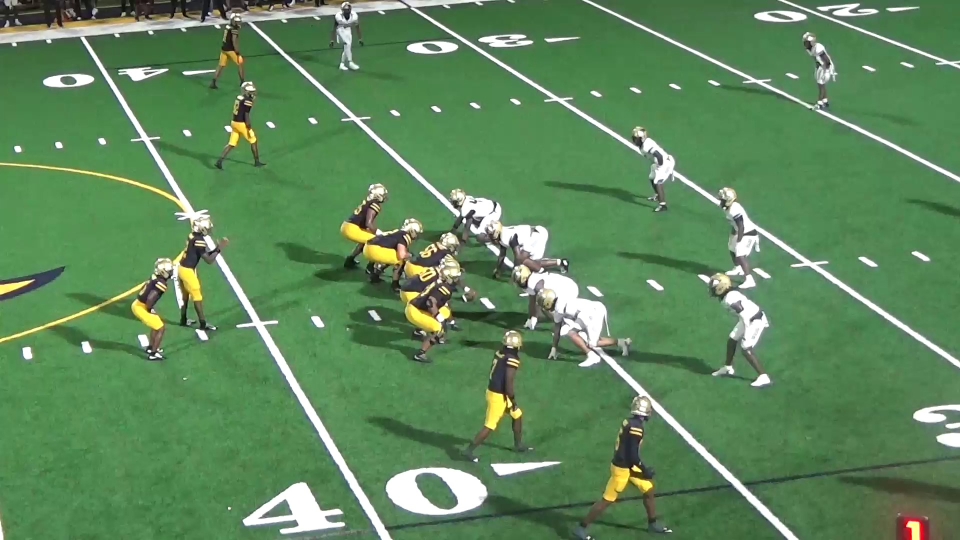
#> input picture tools/balltest/frames/tight075_f000.jpg, 1920 x 1080 px (shown at 1/2 size)
$ python -i field.py   (imports and definitions only)
#> lines starting #> are read from the running program, lines starting #| are printed output that depends on the picture; after the words box and inside, x2 and y2 are one past the last pixel; in counts of white or black regions, pixels touching at a corner belong together
"""
Field ruler: turns pixels into yards from the white paint on the field.

Finds the yard lines (every 5 yards) and the two rows of hash marks in one
frame, then fits a mapping from that frame's pixels to field yards:
  X = yards along the field (yard lines are X = 0, 5, 10, ... from the
      first line found; only distances matter, not which yard line it is)
  Y = yards across the field (far hash row = 0, near hash row = HASH_YARDS)
Texas (UIL) plays NCAA rules, so hash rows are 40 ft (13.33 yd) apart by
default. Set HASH_YARDS=17.78 for fields marked with NFHS hashes.
"""
import math
import os

import cv2
import numpy as np

HASH_YARDS = float(os.environ.get("HASH_YARDS", str(40 / 3)))


def white_mask(img):
    hsv = cv2.cvtColor(img, cv2.COLOR_BGR2HSV)
    h, s, v = hsv[..., 0], hsv[..., 1], hsv[..., 2]
    grass = ((h >= 30) & (h <= 95) & (s >= 50) & (v >= 40)).astype(np.uint8) * 255
    field = cv2.morphologyEx(grass, cv2.MORPH_CLOSE, np.ones((25, 25), np.uint8))
    field = cv2.dilate(field, np.ones((9, 9), np.uint8))
    white = ((v >= 165) & (s <= 70)).astype(np.uint8) * 255
    return cv2.bitwise_and(white, field), field


def _line_x_at(l, y):
    (x1, y1, x2, y2) = l
    if y2 == y1:
        return None
    return x1 + (x2 - x1) * (y - y1) / (y2 - y1)


def yard_lines(wm, players=()):
    """Long, steep white lines, merged into one entry per painted yard line: [(vx, vy, x0, y0), ...]."""
    H, W = wm.shape
    m = wm.copy()
    for d in players:   # jerseys and pants are white too
        cv2.rectangle(m, (int(d["x"] - d["w"] * .6), int(d["y"] - d["h"] * .6)), (int(d["x"] + d["w"] * .6), int(d["y"] + d["h"] * .6)), 0, -1)
    segs = cv2.HoughLinesP(m, 1, np.pi / 360, threshold=40, minLineLength=int(H * 0.12), maxLineGap=int(H * 0.04))
    if segs is None:
        return []
    ym = H * 0.6
    cand = []
    for x1, y1, x2, y2 in segs.reshape(-1, 4):
        ang = math.degrees(math.atan2(abs(y2 - y1), abs(x2 - x1) + 1e-6))
        if ang < 24:          # sidelines, hash rows and numbers are flat: yard lines are steeper, even on diagonal film
            continue
        xm = _line_x_at((x1, y1, x2, y2), ym)
        if xm is None:
            continue
        cand.append((xm, (x1, y1, x2, y2), math.hypot(x2 - x1, y2 - y1)))
    cand.sort()
    groups = []
    for xm, l, ln in cand:
        if groups and abs(xm - groups[-1]["xm"]) < max(8, W * 0.012):
            g = groups[-1]
            g["pts"] += [(l[0], l[1]), (l[2], l[3])]
            g["len"] += ln
            g["xm"] = (g["xm"] + xm) / 2
        else:
            groups.append({"xm": xm, "pts": [(l[0], l[1]), (l[2], l[3])], "len": ln})
    out = []
    for g in groups:
        ys = [p[1] for p in g["pts"]]
        if g["len"] < H * 0.25 or max(ys) - min(ys) < H * 0.2:
            continue
        vx, vy, x0, y0 = cv2.fitLine(np.float32(g["pts"]), cv2.DIST_L2, 0, 0.01, 0.01).flatten()
        out.append((float(vx), float(vy), float(x0), float(y0)))
    return out


def _dist_to_line(p, L):
    vx, vy, x0, y0 = L
    return abs((p[0] - x0) * vy - (p[1] - y0) * vx)


def hash_rows(wm, lines, players=()):
    """The two rows of short hash ticks between the yard lines, as lines: [(vx, vy, x0, y0), ...] far first."""
    H, W = wm.shape
    m = wm.copy()
    for L in lines:            # take the yard lines and players out, keep the small marks
        vx, vy, x0, y0 = L
        cv2.line(m, (int(x0 - vx * 3000), int(y0 - vy * 3000)), (int(x0 + vx * 3000), int(y0 + vy * 3000)), 0, 7)
    for d in players:
        cv2.rectangle(m, (int(d["x"] - d["w"] * .6), int(d["y"] - d["h"] * .6)), (int(d["x"] + d["w"] * .6), int(d["y"] + d["h"] * .6)), 0, -1)
    n, lab, st, cen = cv2.connectedComponentsWithStats(m, 8)
    pts = []
    for i in range(1, n):
        a, w, h = st[i, cv2.CC_STAT_AREA], st[i, cv2.CC_STAT_WIDTH], st[i, cv2.CC_STAT_HEIGHT]
        if 2 <= a <= max(60, W * W / 6000) and w <= W * 0.03 and h <= H * 0.03:
            pts.append(cen[i])
    pts = np.float32(pts)
    rows = []
    rng = np.random.default_rng(7)
    left = pts.copy()
    for _ in range(4):
        if len(left) < 8:
            break
        best, bi = None, None
        for _ in range(600):
            a, b = left[rng.choice(len(left), 2, replace=False)]
            d = b - a
            if np.hypot(*d) < W * 0.05 or abs(d[1]) > abs(d[0]) * 0.45:   # hash rows run across the screen
                continue
            u = d / np.hypot(*d)
            dist = np.abs((left[:, 0] - a[0]) * u[1] - (left[:, 1] - a[1]) * u[0])
            inl = dist < max(2.5, H * 0.005)
            if best is None or inl.sum() > best:
                best, bi = inl.sum(), inl
        if best is None or best < 8:
            break
        P = left[bi]
        vx, vy, x0, y0 = cv2.fitLine(P, cv2.DIST_L2, 0, 0.01, 0.01).flatten()
        span = P[:, 0].max() - P[:, 0].min()
        rows.append({"L": (float(vx), float(vy), float(x0), float(y0)), "n": int(best), "span": float(span), "pts": P})
        left = left[~bi]
    # real hash rows: crossed by most of the yard lines, with ticks between them
    good = []
    for r in rows:
        crossed = sum(1 for L in lines if _cross(L, r["L"]) is not None and 0 <= _cross(L, r["L"])[0] <= W)
        if r["span"] > W * 0.25 and crossed >= 2:
            good.append(r)
    good.sort(key=lambda r: -r["n"])
    good = good[:2]
    good.sort(key=lambda r: r["L"][3] + (W / 2 - r["L"][2]) * r["L"][1] / (r["L"][0] or 1e-6))
    return good


def _cross(A, B):
    ax, ay, ax0, ay0 = A
    bx, by, bx0, by0 = B
    den = ax * by - ay * bx
    if abs(den) < 1e-9:
        return None
    t = ((bx0 - ax0) * by - (by0 - ay0) * bx) / den
    return (ax0 + ax * t, ay0 + ay * t)


def real_lines(lines, rows, wm):
    """Keep lines that follow white paint from one hash row to the other; one per painted line."""
    H, W = wm.shape
    fat = cv2.dilate(wm, np.ones((5, 5), np.uint8))
    keep = []
    for L in lines:
        p0, p1 = _cross(L, rows[0]["L"]), _cross(L, rows[1]["L"])
        if p0 is None or p1 is None:
            continue
        if not (-5 <= p0[0] <= W + 5 and -5 <= p1[0] <= W + 5 and 0 <= p0[1] <= H and 0 <= p1[1] <= H):
            continue
        n, on = 0, 0
        for s in np.linspace(0, 1, 50):
            x, y = int(p0[0] + (p1[0] - p0[0]) * s), int(p0[1] + (p1[1] - p0[1]) * s)
            if 0 <= x < W and 0 <= y < H:
                n += 1
                on += fat[y, x] > 0
        if n >= 20 and on / n >= 0.55:
            keep.append(((float(p1[0] - p0[0]), float(p1[1] - p0[1]), float(p0[0]), float(p0[1])), on / n, p0[0]))
    keep.sort(key=lambda k: k[2])
    out = []
    for k in keep:                         # the same painted line found twice: keep the better one
        if out and abs(k[2] - out[-1][2]) < max(6, W * 0.01):
            if k[1] > out[-1][1]:
                out[-1] = k
            continue
        out.append(k)
    while len(out) >= 3:                   # a gap far smaller than the rest means one line isn't real
        gaps = np.diff([k[2] for k in out])
        unit = float(np.median(gaps))
        i = int(np.argmin(gaps))
        if gaps[i] >= unit * 0.6:
            break
        out.pop(i if out[i][1] < out[i + 1][1] else i + 1)
    return [(k[0], k[1]) for k in out]


def fit(img, players=()):
    """Mapping from this frame's pixels to field yards, or None with a reason."""
    wm, _ = white_mask(img)
    lines = yard_lines(wm, players)
    if len(lines) < 2:
        return None, "fewer than 2 yard lines found"
    rows = hash_rows(wm, lines, players)
    if len(rows) < 2:
        return None, "hash marks not found"
    H, W = wm.shape
    lines = real_lines(lines, rows, wm)
    if len(lines) < 2:
        return None, "fewer than 2 yard lines cross the hash marks"
    # order yard lines left to right along the far hash row, number them by the gaps between them
    xs = []
    for L, _ in lines:
        p = _cross(L, rows[0]["L"])
        if p is not None:
            xs.append((p[0], L))
    xs.sort(key=lambda z: z[0])
    gaps = np.diff([x for x, _ in xs])
    if len(gaps) and gaps.min() < 5:
        return None, "yard lines too close together"
    unit = float(np.median(gaps)) if len(gaps) else None
    idx, k = [0], 0
    for g in gaps:
        k += max(1, int(round(g / unit)))
        idx.append(k)
    src, dst = [], []
    for (x, L), i in zip(xs, idx):
        for r, yy in ((rows[0], 0.0), (rows[1], HASH_YARDS)):
            p = _cross(L, r["L"])
            if p is not None and -W * 0.5 <= p[0] <= W * 1.5 and -H * 0.5 <= p[1] <= H * 1.5:
                src.append(p)
                dst.append((5.0 * i, yy))
    if len(src) < 4:
        return None, "not enough line crossings"
    F, inl = cv2.findHomography(np.float32(src), np.float32(dst), cv2.RANSAC, 0.75)
    if F is None or int(inl.sum()) < 4:
        return None, "field fit failed"
    err = np.abs(cv2.perspectiveTransform(np.float32(src).reshape(-1, 1, 2), F).reshape(-1, 2) - np.float32(dst))
    rms = float(np.sqrt((err[inl.ravel() == 1] ** 2).mean()))
    if rms > 0.8:
        return None, "field fit too loose"
    # check the ticks: hash marks are 1 yard apart along the row
    tick = []
    for r in rows:
        f = cv2.perspectiveTransform(r["pts"].reshape(-1, 1, 2), F).reshape(-1, 2)[:, 0]
        f.sort()
        d = np.diff(f)
        d = d[(d > 0.7) & (d < 1.3)]
        if len(d):
            tick.append(float(np.median(d)))
    return {"F": F, "lines": len(lines), "rows": [r["n"] for r in rows], "rms": round(rms, 2),
            "tick": round(float(np.median(tick)), 2) if tick else None, "xs": [float(x) for x, _ in xs], "idx": idx}, None


# [87 lines left out: functions _paint, fit_hash, not called in this run]

>>> import cv2
>>> picture = cv2.imread('../balltest/frames/tight075_f000.jpg')
#> picture is the input picture: shape (1080, 1920, 3); mean B, G, R 91.3, 135.7, 94.2
>>> result = fit(picture)
#> in white_mask, `h, s, v = hsv[..., 0], hsv[..., 1], hsv[..., 2]`:
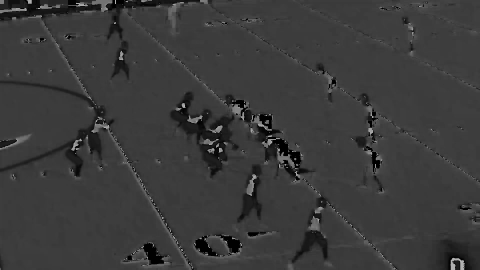
#> h: shape (1080, 1920) (shown at 1/4 size); min 0, max 179, mean 58.8
#> in white_mask, `h, s, v = hsv[..., 0], hsv[..., 1], hsv[..., 2]`:
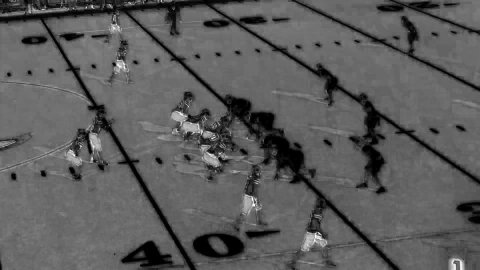
#> s: shape (1080, 1920) (shown at 1/4 size); min 0, max 255, mean 91.5
#> in white_mask, `h, s, v = hsv[..., 0], hsv[..., 1], hsv[..., 2]`:
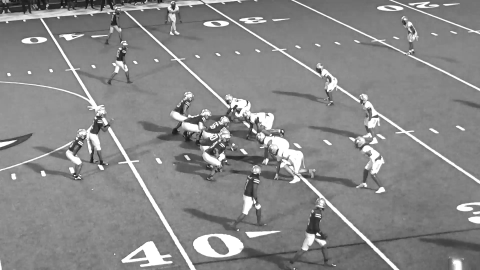
#> v: shape (1080, 1920) (shown at 1/4 size); min 1, max 255, mean 136.5
#> in white_mask, `grass = ((h >= 30) & (h <= 95) & (s >= 50) & (v >= 40)).astype(np.uint..`:
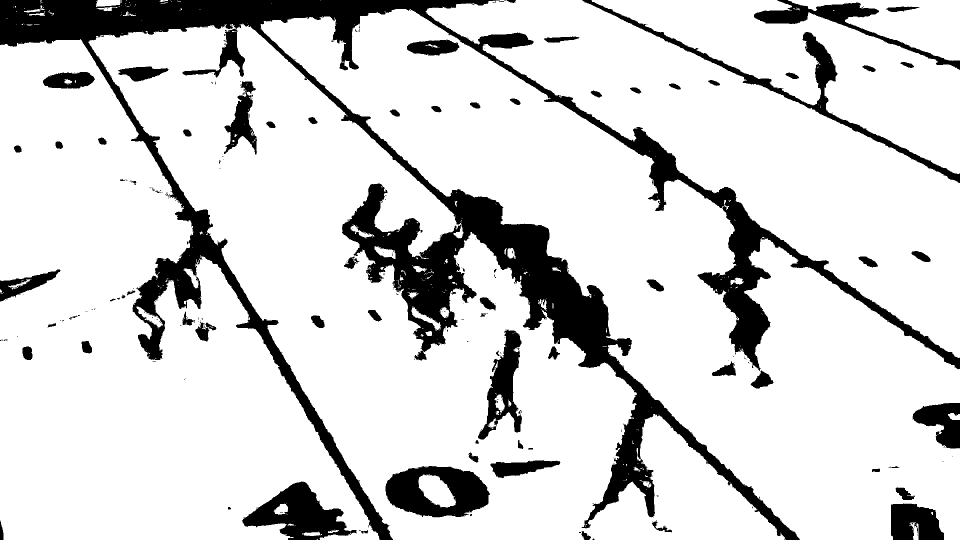
#> grass: shape (1080, 1920) (shown at 1/2 size); 84.2% white; 279 black regions (206 under 20 px), largest, box (x1, y1, x2, y2) and area: (0, 0, 1920, 1080) 230741, (771, 932, 980, 1035) 13635, (484, 963, 713, 1080) 12735
#> in yard_lines, `segs = cv2.HoughLinesP(m, 1, np.pi / 360, threshold=40, minLineLength=..`: segs = 196 rows, first 6: [1212, 716, 1595, 1079], [166, 76, 781, 1079], [1018, 133, 1286, 310], [1212, 714, 1597, 1079], [162, 74, 778, 1079], [168, 76, 783, 1079]
#> the loop in yard_lines, `for x1, y1, x2, y2 in segs.reshape(-1, 4):` made 196 passes
#> (ang, xm) on passes 1 to 3: (43.46, 1140.3), (58.49, 516.7), (33.44, 1797.8)
#> after the loop in yard_lines, `for x1, y1, x2, y2 in segs.reshape(-1, 4):`: cand = 120 items
#> the loop in yard_lines, `for xm, l, ln in cand:` made 120 passes
#> (xm, l, ln) on passes 3, 27, 31, 39: (392.1, (310, 526, 413, 679), 184.4), (879.4, (876, 667, 911, 474), 196.1), (996.7, (821, 438, 939, 579), 183.9), (1127.2, (1298, 810, 1571, 1069), 376.3)
#> after the loop in yard_lines, `for xm, l, ln in cand:`: groups = 14 items
#> the loop in yard_lines, `for g in groups:` made 14 passes
#> ys on passes 2, 6, 8, 9, 10, 11: [517, 679, 526, 679], [794, 894], [1027, 943], [568, 708, 575, 708], [253, 394, 269, 437], [260, 434]
#> after the loop in yard_lines, `for g in groups:`: out = [(0.517, 0.856, 526.7, 669.3), (0.137, -0.991, 897.8, 540), (0.724, 0.69, 1122.5, 630.9), (0.836, 0.549, 1423.5, 401), (0.904, 0.428, 1536.9, 173.4)]
#> in fit, `lines = yard_lines(wm, players)`: lines has the same summary as out in yard_lines
#> the loop in hash_rows, `for L in lines:` made 5 passes
#> after the loop in hash_rows, `for L in lines:`:
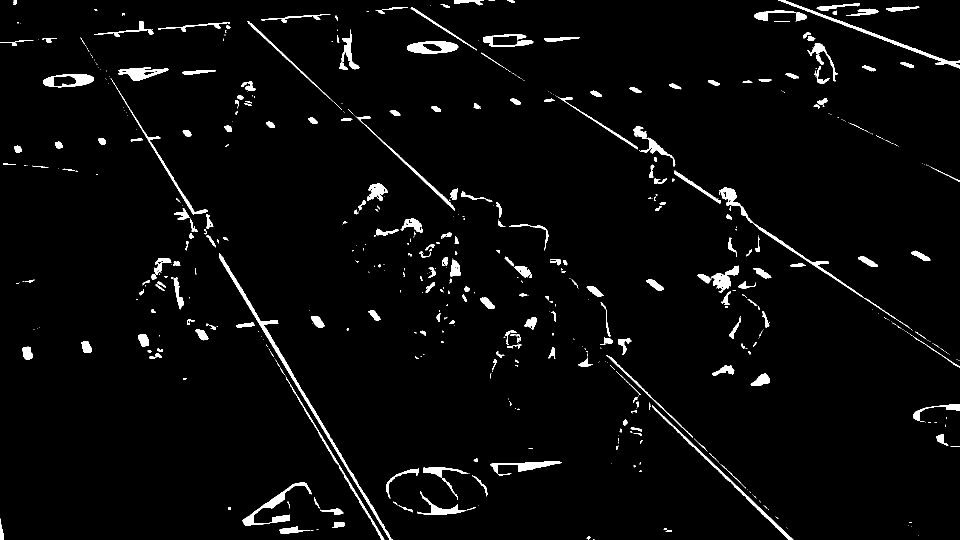
#> m: shape (1080, 1920) (shown at 1/2 size); 3.1% white; 588 white regions (340 under 20 px), largest, box (x1, y1, x2, y2) and area: (439, 506, 785, 1080) 3914, (1439, 375, 1821, 658) 2394, (1556, 0, 1920, 137) 2214
#> in hash_rows, `n, lab, st, cen = cv2.connectedComponentsWithStats(m, 8)`:
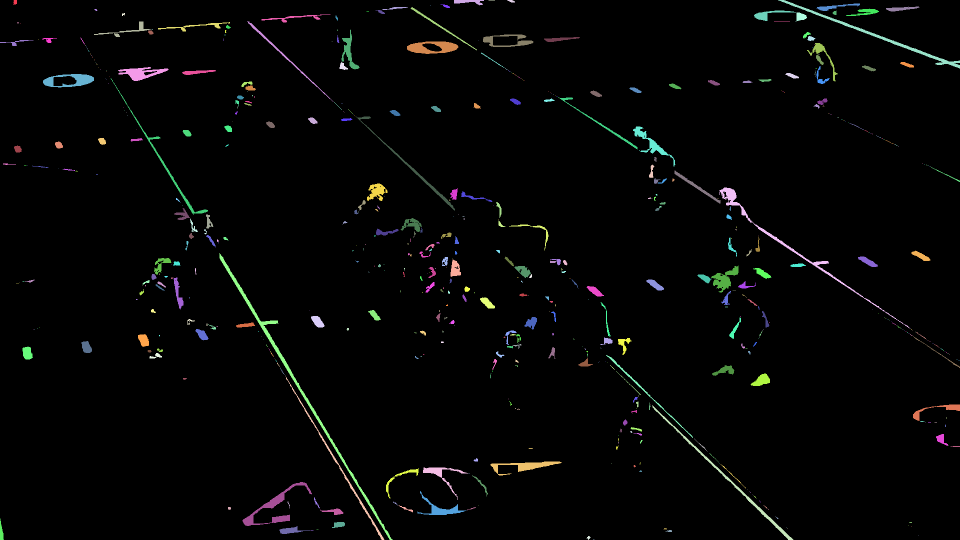
#> lab: shape (1080, 1920) int32 (shown at 1/2 size); 589 distinct labels, from 0 to 588; one colour per label, 0 black
#> in hash_rows, `n, lab, st, cen = cv2.connectedComponentsWithStats(m, 8)`: n = 589; st = 589 rows, first 6: [0, 0, 1920, 1080, 2008569], [26, 0, 8, 9, 59], [908, 0, 60, 11, 351], [977, 0, 13, 1, 13], [1014, 0, 16, 5, 51], [1556, 0, 364, 137, 2214]; cen = 589 pairs, first value 2.31 to 1918, second value 0 to 1078.7
#> the loop in hash_rows, `for i in range(1, n):` made 588 passes
#> (a, w, h) on passes 1 to 3: (59, 8, 9), (351, 60, 11), (13, 13, 1)
#> the loop in hash_rows, `for r in rows:` made 4 passes
#> in real_lines, `fat = cv2.dilate(wm, np.ones((5, 5), np.uint8))`:
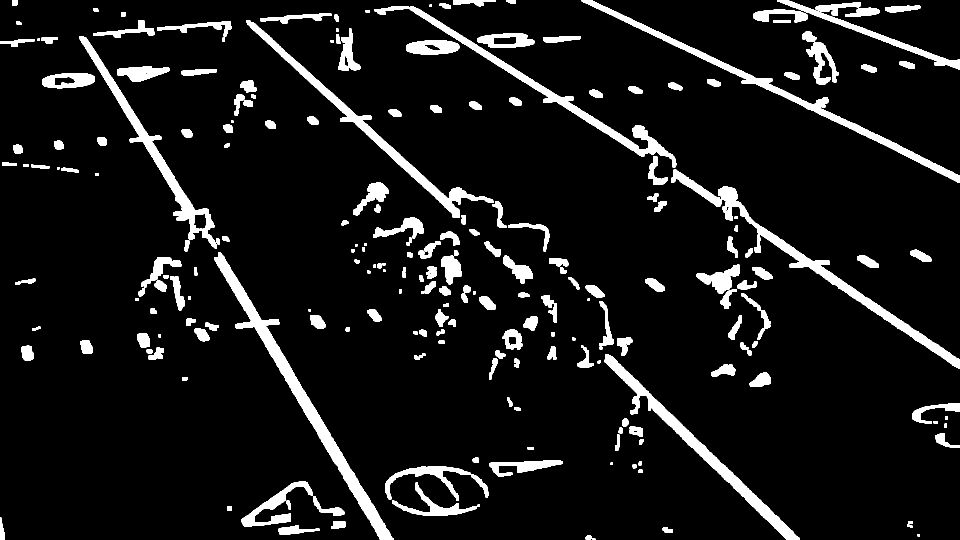
#> fat: shape (1080, 1920) (shown at 1/2 size); 8.5% white; 231 white regions, largest, box (x1, y1, x2, y2) and area: (429, 504, 787, 1080) 15042, (1342, 339, 1920, 738) 12854, (1163, 0, 1920, 366) 10767
#> the loop in real_lines, `for L in lines:` made 5 passes
#> the loop in real_lines, `for k in keep:` made 3 passes
#> k on passes 1 to 3: ((228.9, 378.6, 287.8, 274.1), 0.86, 287.8), ((464.5, 442.8, 706.6, 234.4), 0.7, 706.6), ((773.3, 507.8, 1111.4, 196.1), 0.88, 1111.4)
#> the loop in real_lines, `while len(out) >= 3:                   # a gap far smaller than the re..` made 1 pass
#> the loop in fit, `for L, _ in lines:` made 3 passes
#> L on passes 1 to 3: (228.9, 378.6, 287.8, 274.1), (464.5, 442.8, 706.6, 234.4), (773.3, 507.8, 1111.4, 196.1)
#> the loop in fit, `for g in gaps:` made 2 passes
#> g on passes 1 to 2: 418.8, 404.9
#> the loop in fit, `for (x, L), i in zip(xs, idx):` made 3 passes
#> (x, L) on passes 1 to 3: (287.8, (228.9, 378.6, 287.8, 274.1)), (706.6, (464.5, 442.8, 706.6, 234.4)), (1111.4, (773.3, 507.8, 1111.4, 196.1))
#> the loop in fit, `for r in rows:` made 2 passes
